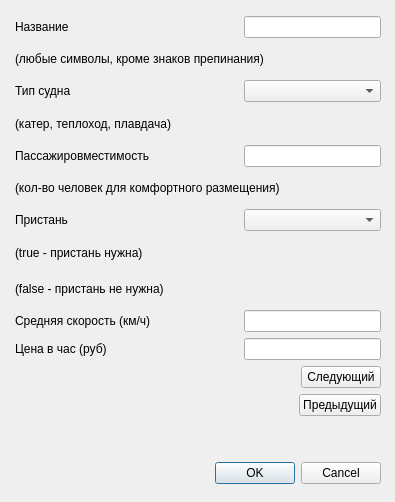
<?xml version="1.0" encoding="UTF-8"?>
<ui version="4.0">
 <class>DialogAddShip</class>
 <widget class="QDialog" name="DialogAddShip">
  <property name="geometry">
   <rect>
    <x>0</x>
    <y>0</y>
    <width>395</width>
    <height>502</height>
   </rect>
  </property>
  <property name="minimumSize">
   <size>
    <width>395</width>
    <height>502</height>
   </size>
  </property>
  <property name="maximumSize">
   <size>
    <width>395</width>
    <height>502</height>
   </size>
  </property>
  <property name="windowTitle">
   <string>Dialog</string>
  </property>
  <widget class="QWidget" name="">
   <property name="geometry">
    <rect>
     <x>15</x>
     <y>16</y>
     <width>366</width>
     <height>468</height>
    </rect>
   </property>
   <layout class="QVBoxLayout" name="verticalLayout">
    <item>
     <layout class="QHBoxLayout" name="horizontalLayout">
      <item>
       <widget class="QLabel" name="label">
        <property name="styleSheet">
         <string notr="true">font: 9pt &quot;MS Shell Dlg 2&quot;;</string>
        </property>
        <property name="text">
         <string>Название </string>
        </property>
       </widget>
      </item>
      <item>
       <spacer name="horizontalSpacer_2">
        <property name="orientation">
         <enum>Qt::Horizontal</enum>
        </property>
        <property name="sizeHint" stdset="0">
         <size>
          <width>36</width>
          <height>19</height>
         </size>
        </property>
       </spacer>
      </item>
      <item alignment="Qt::AlignRight">
       <widget class="QLineEdit" name="NameLineEdit">
        <property name="minimumSize">
         <size>
          <width>137</width>
          <height>22</height>
         </size>
        </property>
        <property name="maximumSize">
         <size>
          <width>137</width>
          <height>22</height>
         </size>
        </property>
       </widget>
      </item>
     </layout>
    </item>
    <item>
     <layout class="QHBoxLayout" name="horizontalLayout_2">
      <item>
       <widget class="QLabel" name="label_7">
        <property name="styleSheet">
         <string notr="true">font: italic 8pt &quot;MS Sans Serif&quot;;</string>
        </property>
        <property name="text">
         <string>(любые символы, кроме знаков препинания)</string>
        </property>
       </widget>
      </item>
      <item>
       <spacer name="verticalSpacer_2">
        <property name="orientation">
         <enum>Qt::Vertical</enum>
        </property>
        <property name="sizeHint" stdset="0">
         <size>
          <width>20</width>
          <height>13</height>
         </size>
        </property>
       </spacer>
      </item>
     </layout>
    </item>
    <item>
     <layout class="QHBoxLayout" name="horizontalLayout_3">
      <item>
       <widget class="QLabel" name="label_2">
        <property name="styleSheet">
         <string notr="true">font: 9pt &quot;MS Shell Dlg 2&quot;;</string>
        </property>
        <property name="text">
         <string>Тип судна</string>
        </property>
       </widget>
      </item>
      <item>
       <spacer name="horizontalSpacer_3">
        <property name="orientation">
         <enum>Qt::Horizontal</enum>
        </property>
        <property name="sizeHint" stdset="0">
         <size>
          <width>40</width>
          <height>20</height>
         </size>
        </property>
       </spacer>
      </item>
      <item>
       <widget class="QComboBox" name="comboBox">
        <property name="minimumSize">
         <size>
          <width>137</width>
          <height>22</height>
         </size>
        </property>
        <property name="maximumSize">
         <size>
          <width>137</width>
          <height>22</height>
         </size>
        </property>
       </widget>
      </item>
     </layout>
    </item>
    <item>
     <layout class="QHBoxLayout" name="horizontalLayout_4">
      <item>
       <widget class="QLabel" name="label_8">
        <property name="styleSheet">
         <string notr="true">font: italic 8pt &quot;MS Sans Serif&quot;;</string>
        </property>
        <property name="text">
         <string>(катер, теплоход, плавдача)</string>
        </property>
       </widget>
      </item>
      <item>
       <spacer name="verticalSpacer_5">
        <property name="orientation">
         <enum>Qt::Vertical</enum>
        </property>
        <property name="sizeHint" stdset="0">
         <size>
          <width>20</width>
          <height>13</height>
         </size>
        </property>
       </spacer>
      </item>
     </layout>
    </item>
    <item>
     <layout class="QHBoxLayout" name="horizontalLayout_5">
      <item>
       <widget class="QLabel" name="label_3">
        <property name="styleSheet">
         <string notr="true">font: 9pt &quot;MS Shell Dlg 2&quot;;</string>
        </property>
        <property name="text">
         <string>Пассажировместимость</string>
        </property>
       </widget>
      </item>
      <item>
       <spacer name="horizontalSpacer_4">
        <property name="orientation">
         <enum>Qt::Horizontal</enum>
        </property>
        <property name="sizeHint" stdset="0">
         <size>
          <width>40</width>
          <height>20</height>
         </size>
        </property>
       </spacer>
      </item>
      <item alignment="Qt::AlignRight">
       <widget class="QLineEdit" name="PassengerCapacityLineEdit">
        <property name="minimumSize">
         <size>
          <width>137</width>
          <height>22</height>
         </size>
        </property>
        <property name="maximumSize">
         <size>
          <width>137</width>
          <height>22</height>
         </size>
        </property>
       </widget>
      </item>
     </layout>
    </item>
    <item>
     <layout class="QHBoxLayout" name="horizontalLayout_6">
      <item>
       <widget class="QLabel" name="label_9">
        <property name="styleSheet">
         <string notr="true">font: italic 8pt &quot;MS Sans Serif&quot;;</string>
        </property>
        <property name="text">
         <string>(кол-во человек для комфортного размещения)</string>
        </property>
       </widget>
      </item>
      <item>
       <spacer name="verticalSpacer_4">
        <property name="orientation">
         <enum>Qt::Vertical</enum>
        </property>
        <property name="sizeHint" stdset="0">
         <size>
          <width>20</width>
          <height>13</height>
         </size>
        </property>
       </spacer>
      </item>
     </layout>
    </item>
    <item>
     <layout class="QHBoxLayout" name="horizontalLayout_7">
      <item>
       <widget class="QLabel" name="label_4">
        <property name="styleSheet">
         <string notr="true">font: 9pt &quot;MS Shell Dlg 2&quot;;</string>
        </property>
        <property name="text">
         <string>Пристань</string>
        </property>
       </widget>
      </item>
      <item>
       <spacer name="horizontalSpacer_5">
        <property name="orientation">
         <enum>Qt::Horizontal</enum>
        </property>
        <property name="sizeHint" stdset="0">
         <size>
          <width>40</width>
          <height>20</height>
         </size>
        </property>
       </spacer>
      </item>
      <item>
       <widget class="QComboBox" name="comboBox_2">
        <property name="minimumSize">
         <size>
          <width>137</width>
          <height>22</height>
         </size>
        </property>
        <property name="maximumSize">
         <size>
          <width>137</width>
          <height>22</height>
         </size>
        </property>
       </widget>
      </item>
     </layout>
    </item>
    <item>
     <layout class="QHBoxLayout" name="horizontalLayout_11">
      <item>
       <widget class="QLabel" name="label_10">
        <property name="styleSheet">
         <string notr="true">font: italic 8pt &quot;MS Sans Serif&quot;;</string>
        </property>
        <property name="text">
         <string>(true - пристань нужна)</string>
        </property>
       </widget>
      </item>
      <item>
       <spacer name="verticalSpacer_6">
        <property name="orientation">
         <enum>Qt::Vertical</enum>
        </property>
        <property name="sizeHint" stdset="0">
         <size>
          <width>20</width>
          <height>13</height>
         </size>
        </property>
       </spacer>
      </item>
     </layout>
    </item>
    <item>
     <layout class="QHBoxLayout" name="horizontalLayout_10">
      <item>
       <widget class="QLabel" name="label_11">
        <property name="styleSheet">
         <string notr="true">font: italic 8pt &quot;MS Sans Serif&quot;;</string>
        </property>
        <property name="text">
         <string>(false - пристань не нужна)</string>
        </property>
       </widget>
      </item>
      <item>
       <spacer name="verticalSpacer_7">
        <property name="orientation">
         <enum>Qt::Vertical</enum>
        </property>
        <property name="sizeHint" stdset="0">
         <size>
          <width>20</width>
          <height>13</height>
         </size>
        </property>
       </spacer>
      </item>
     </layout>
    </item>
    <item>
     <layout class="QHBoxLayout" name="horizontalLayout_8">
      <item>
       <widget class="QLabel" name="label_5">
        <property name="styleSheet">
         <string notr="true">font: 9pt &quot;MS Shell Dlg 2&quot;;</string>
        </property>
        <property name="text">
         <string>Средняя скорость (км/ч)</string>
        </property>
       </widget>
      </item>
      <item>
       <spacer name="horizontalSpacer_6">
        <property name="orientation">
         <enum>Qt::Horizontal</enum>
        </property>
        <property name="sizeHint" stdset="0">
         <size>
          <width>40</width>
          <height>20</height>
         </size>
        </property>
       </spacer>
      </item>
      <item alignment="Qt::AlignRight">
       <widget class="QLineEdit" name="AverageSpeedLineEdit">
        <property name="minimumSize">
         <size>
          <width>137</width>
          <height>22</height>
         </size>
        </property>
        <property name="maximumSize">
         <size>
          <width>137</width>
          <height>22</height>
         </size>
        </property>
       </widget>
      </item>
     </layout>
    </item>
    <item>
     <layout class="QHBoxLayout" name="horizontalLayout_9">
      <item>
       <widget class="QLabel" name="label_6">
        <property name="styleSheet">
         <string notr="true">font: 9pt &quot;MS Shell Dlg 2&quot;;</string>
        </property>
        <property name="text">
         <string>Цена в час (руб)</string>
        </property>
       </widget>
      </item>
      <item>
       <spacer name="horizontalSpacer_8">
        <property name="orientation">
         <enum>Qt::Horizontal</enum>
        </property>
        <property name="sizeHint" stdset="0">
         <size>
          <width>40</width>
          <height>20</height>
         </size>
        </property>
       </spacer>
      </item>
      <item alignment="Qt::AlignRight">
       <widget class="QLineEdit" name="PriceLineEdit">
        <property name="minimumSize">
         <size>
          <width>137</width>
          <height>22</height>
         </size>
        </property>
        <property name="maximumSize">
         <size>
          <width>137</width>
          <height>22</height>
         </size>
        </property>
       </widget>
      </item>
     </layout>
    </item>
    <item>
     <layout class="QVBoxLayout" name="verticalLayout_4">
      <item>
       <layout class="QVBoxLayout" name="verticalLayout_2">
        <item>
         <layout class="QHBoxLayout" name="horizontalLayout_12">
          <item>
           <spacer name="horizontalSpacer_7">
            <property name="orientation">
             <enum>Qt::Horizontal</enum>
            </property>
            <property name="sizeHint" stdset="0">
             <size>
              <width>40</width>
              <height>20</height>
             </size>
            </property>
           </spacer>
          </item>
          <item>
           <widget class="QPushButton" name="nextButton">
            <property name="text">
             <string>Следующий</string>
            </property>
           </widget>
          </item>
         </layout>
        </item>
        <item>
         <layout class="QHBoxLayout" name="horizontalLayout_13">
          <item>
           <spacer name="horizontalSpacer_9">
            <property name="orientation">
             <enum>Qt::Horizontal</enum>
            </property>
            <property name="sizeHint" stdset="0">
             <size>
              <width>40</width>
              <height>20</height>
             </size>
            </property>
           </spacer>
          </item>
          <item>
           <widget class="QPushButton" name="previousButton">
            <property name="text">
             <string>Предыдущий</string>
            </property>
           </widget>
          </item>
         </layout>
        </item>
       </layout>
      </item>
      <item>
       <layout class="QVBoxLayout" name="verticalLayout_3">
        <item>
         <spacer name="verticalSpacer">
          <property name="orientation">
           <enum>Qt::Vertical</enum>
          </property>
          <property name="sizeHint" stdset="0">
           <size>
            <width>20</width>
            <height>40</height>
           </size>
          </property>
         </spacer>
        </item>
        <item>
         <widget class="QDialogButtonBox" name="buttonBox">
          <property name="orientation">
           <enum>Qt::Horizontal</enum>
          </property>
          <property name="standardButtons">
           <set>QDialogButtonBox::Cancel|QDialogButtonBox::Ok</set>
          </property>
         </widget>
        </item>
       </layout>
      </item>
     </layout>
    </item>
   </layout>
  </widget>
 </widget>
 <resources/>
 <connections>
  <connection>
   <sender>buttonBox</sender>
   <signal>accepted()</signal>
   <receiver>DialogAddShip</receiver>
   <slot>accept()</slot>
   <hints>
    <hint type="sourcelabel">
     <x>257</x>
     <y>138</y>
    </hint>
    <hint type="destinationlabel">
     <x>157</x>
     <y>274</y>
    </hint>
   </hints>
  </connection>
  <connection>
   <sender>buttonBox</sender>
   <signal>rejected()</signal>
   <receiver>DialogAddShip</receiver>
   <slot>reject()</slot>
   <hints>
    <hint type="sourcelabel">
     <x>257</x>
     <y>138</y>
    </hint>
    <hint type="destinationlabel">
     <x>286</x>
     <y>274</y>
    </hint>
   </hints>
  </connection>
 </connections>
</ui>
